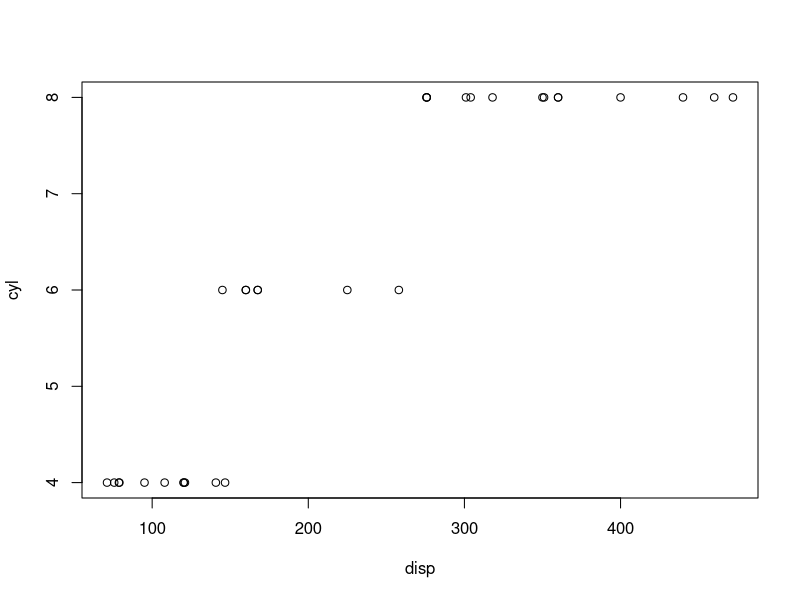

Write R code to recreate this figure.
## ---- chunk 1
#| out-width: "50%"


plot(cyl~disp, data=mtcars)
